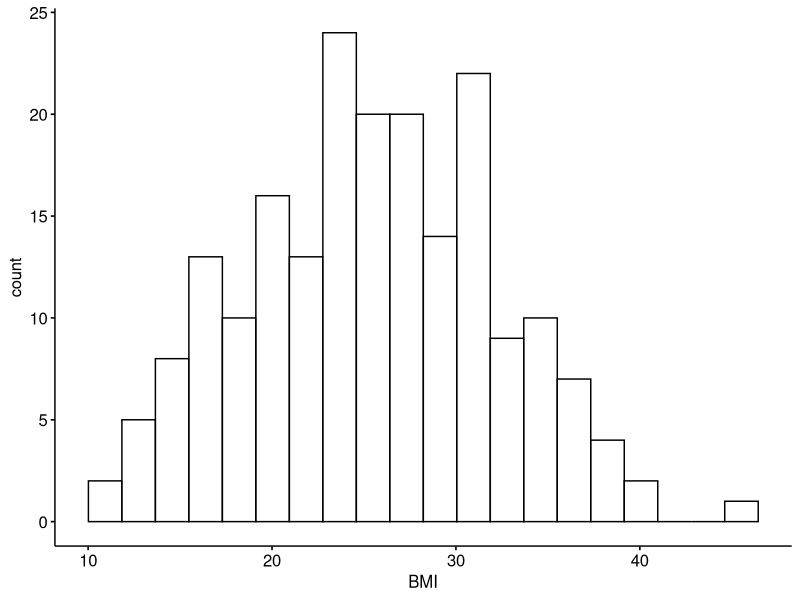
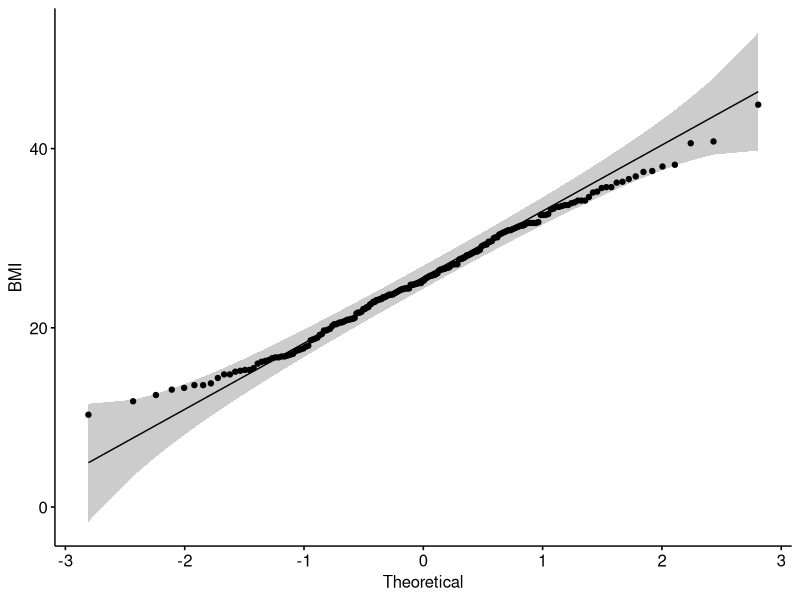
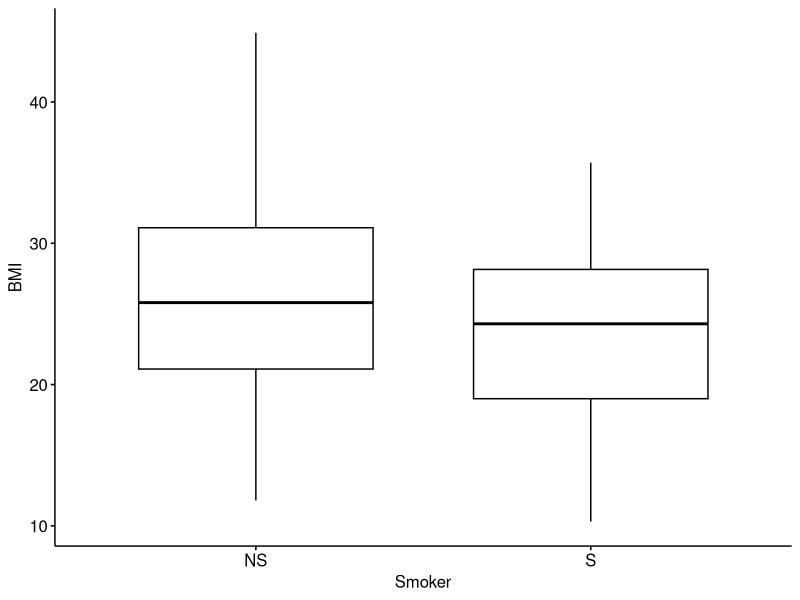
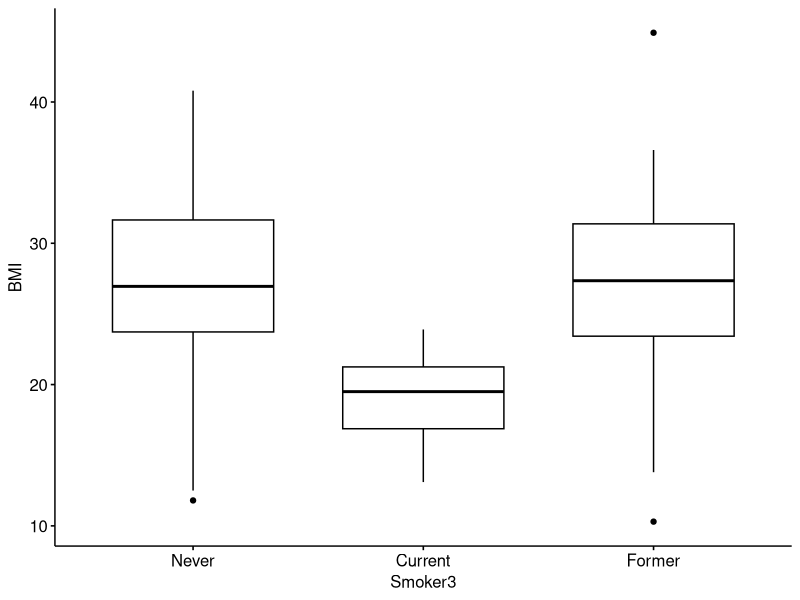
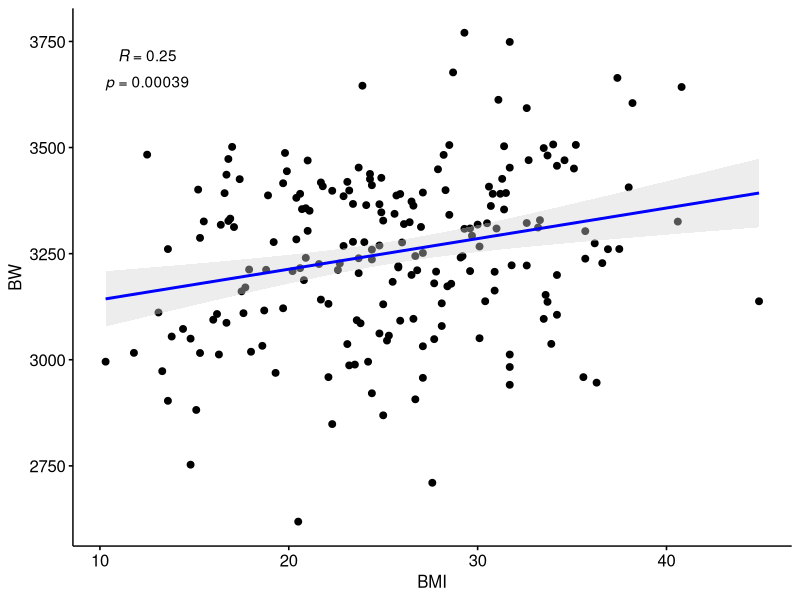
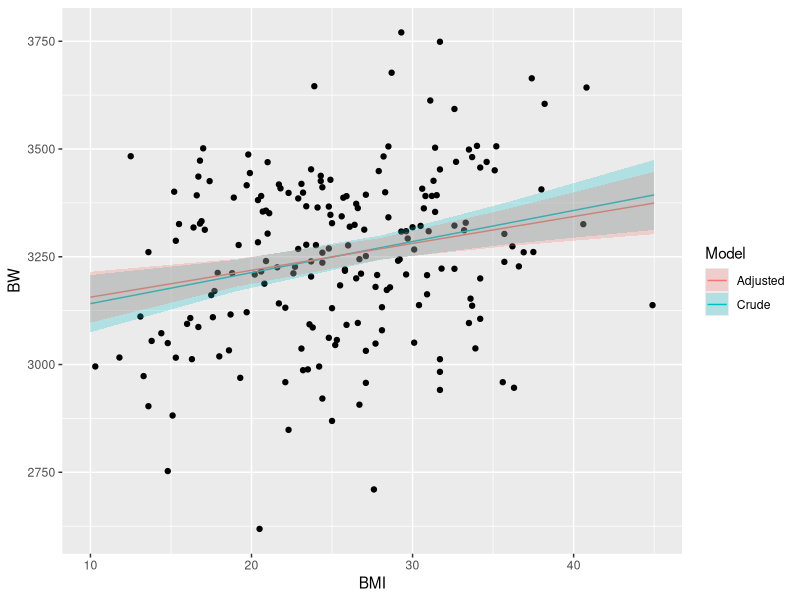
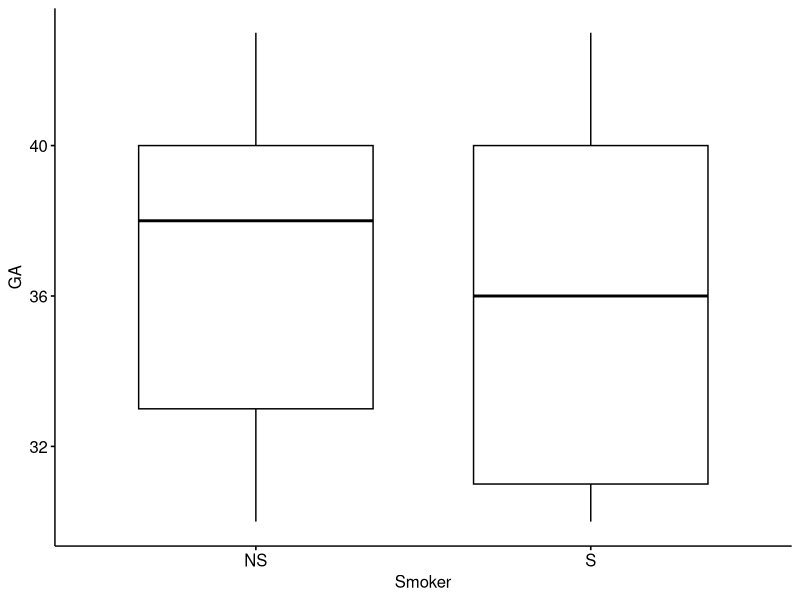

Generate these figures, in order, with R:
## ---- chunk 1
rm(list=ls())
## ---- chunk 2
if (!requireNamespace("tidyverse"))
  install.packages("tidyverse");
if (!requireNamespace("car"))
  install.packages("car");
if (!requireNamespace("ggpubr"))
  install.packages("ggpubr");
if(!requireNamespace("effects"))
  install.packages("effects");
## ---- chunk 3
library(tidyverse) # all tidyverse packages, including dplyr and ggplot2
library(car) # package for statistical tests
library(ggpubr) # ggplot2 based plots
library(effects) # for linear modeling
## ---- chunk 4
# Loading data
full.data <- read.csv("Module3_4_Input/Module3_4_InputData.csv")
## ---- chunk 5
full.data[1:10,1:9]
## ---- chunk 6
full.data[1:10,10:15]
## ---- chunk 7
gghistogram(data = full.data, x = "BMI", bins = 20)
## ---- chunk 8
ggqqplot(full.data$BMI, ylab = "BMI")
## ---- chunk 9
shapiro.test(full.data$BMI)
## ---- chunk 10
# First convert the smoker variable to a factor
full.data$Smoker = factor(full.data$Smoker, levels = c("NS", "S"))
leveneTest(BMI ~ Smoker, data = full.data)
## ---- chunk 11
ggboxplot(data = full.data, x = "Smoker", y = "BMI")
## ---- chunk 12
t.test(data = full.data, BMI ~ Smoker)
## ---- chunk 13
ttest.res <- t.test(data = full.data, BMI ~ Smoker) # making a list in the R global environment with the statistical results
signif(ttest.res$p.value, 2) # pulling the p-value and using the `signif` function to round to 2 significant figures
## ---- chunk 14
ggboxplot(data = full.data, x = "Smoker3", y = "BMI")
## ---- chunk 15
smoker_anova = aov(data = full.data, BMI ~ Smoker3)
smoker_anova
## ---- chunk 16
anova(smoker_anova)
## ---- chunk 17
smoker_tukey = TukeyHSD(smoker_anova)
smoker_tukey
## ---- chunk 18
# First converting the Tukey object into a dataframe
smoker_tukey_df = data.frame(smoker_tukey$Smoker3) %>%
    # renaming the `p adj` to `P Value` for clarity
    rename(`P Value` = p.adj)

# Adding a column with the adjusted p values
smoker_tukey_df$`P Adj` = p.adjust(smoker_tukey_df$`P Value`, method = "fdr")
smoker_tukey_df
## ---- chunk 19
ggscatter(full.data, x = "BMI", y = "BW", 
          # Adding a linear line with 95% condfidence intervals as the shaded region
          add = "reg.line", conf.int = TRUE, 
          # Customize reg. line
          add.params = list(color = "blue", fill = "lightgray"), 
          # Adding Pearson's correlation coefficient
          cor.coef = TRUE, cor.method = "pearson", cor.coeff.args = list(label.sep = "\n")) 
## ---- chunk 20
cor.res <- cor.test(full.data$BW, full.data$BMI)
signif(cor.res$estimate, 2)
signif(cor.res$p.value, 2)
## ---- chunk 21
crude_lm <- lm(data = full.data, BW ~ BMI)
summary(crude_lm) # viewing the results summary
## ---- chunk 22
confint(crude_lm)["BMI",]
## ---- chunk 23
signif(sqrt(summary(crude_lm)$r.squared), 2)
## ---- chunk 24
adjusted_lm = lm(data = full.data, BW ~ BMI + MAge + GA)
summary(adjusted_lm)
## ---- chunk 25
crude_lm_predtable = data.frame(effect(term = "BMI", mod = crude_lm), Model = "Crude") 
adjusted_lm_predtable = data.frame(effect(term = "BMI", mod = adjusted_lm), Model = "Adjusted") 

# Viewing one of the tables
crude_lm_predtable
## ---- chunk 26
options(repr.plot.width=9, repr.plot.height=6) # changing dimensions of the entire figure
ggplot(full.data, aes(x = BMI, y = BW)) + 
  geom_point() + 
  # Crude line
  geom_line(data = crude_lm_predtable, mapping = aes(x = BMI, y = fit, color = Model)) +
  # Adjusted line
  geom_line(data = adjusted_lm_predtable, mapping = aes(x = BMI, y = fit, color = Model)) +
  # Crude 95% CI
  geom_ribbon(data = crude_lm_predtable, mapping = aes(x = BMI, y = fit, ymin = lower, ymax = upper, fill = Model), alpha = 0.25) + 
  # Adjusted 95% CI
  geom_ribbon(data = adjusted_lm_predtable, mapping = aes(x = BMI, y = fit, ymin = lower, ymax = upper, fill = Model), alpha = 0.25)
## ---- chunk 27
ggboxplot(data = full.data, x = "Smoker", y = "GA")
## ---- chunk 28
# Before running the model, "Smoker", needs to be binarized to 0's or 1's for the glm function
glm_data = full.data %>%
    mutate(Smoker = ifelse(Smoker == "NS", 0,1))

# Use GLM (generalized linear model) and specify the family as binomial
# This tells GLM to run a logistic regression
log.res = glm(Smoker ~ GA, family = "binomial", data = glm_data)

summary(log.res) # viewing the results
## ---- chunk 29
confint(log.res)["GA",]
## ---- chunk 30
ContingencyTable <- with(full.data, table(BMIcat, Smoker))
ContingencyTable
## ---- chunk 31
chisq.test(ContingencyTable)
## ---- chunk 32
chisq.test(full.data$BMIcat, full.data$Smoker)
## ---- chunk 33
with(full.data, chisq.test(BMIcat, Smoker))
## ---- chunk 34
#With small sample sizes, can use Fisher's Exact Test
#fisher.test(full.data$BMI, full.data$Smoker)
